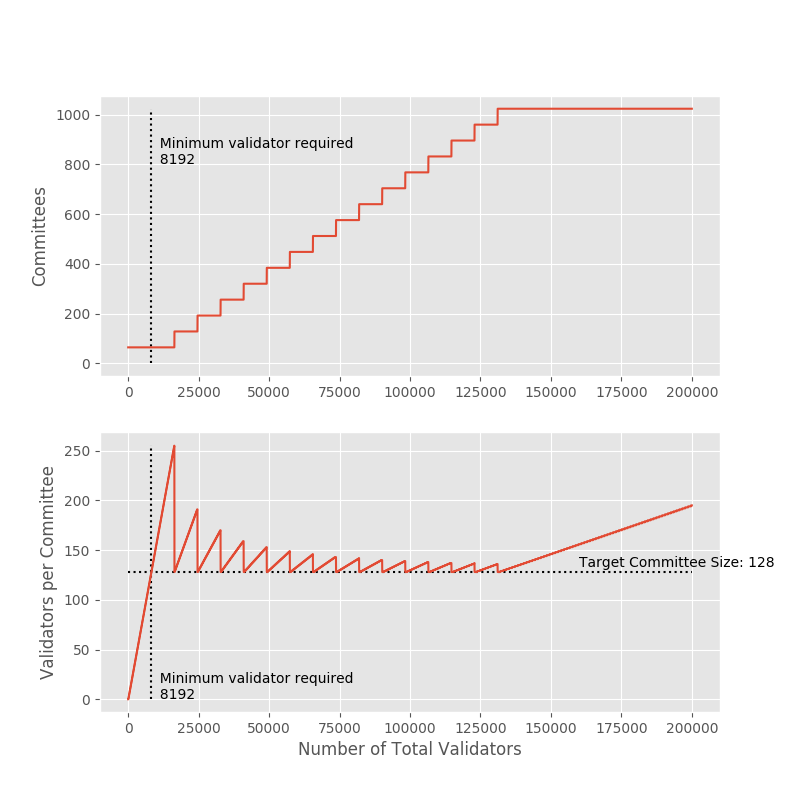

Reproduce this figure in Python.
import matplotlib.pyplot as plt

plt.style.use('ggplot')


SHARD_COUNT = 1024
SLOTS_PER_EPOCH = 64
TARGET_COMMITTEE_SIZE = 128


def get_committee_count(num_validator):
    a = SHARD_COUNT // SLOTS_PER_EPOCH
    b = num_validator // SLOTS_PER_EPOCH // TARGET_COMMITTEE_SIZE
    committees_per_slot = max(1, min(a, b))
    return committees_per_slot * SLOTS_PER_EPOCH


MIN_VALIDATOR = SLOTS_PER_EPOCH * TARGET_COMMITTEE_SIZE

num_validators = list(range(200000))
committee_count = list(map(get_committee_count, num_validators))
committee_size = [v//c for v, c in zip(num_validators, committee_count)]

plt.figure(figsize=(15, 10))
ax = plt.subplot(211)
ax.plot(num_validators,  committee_count)
ax.vlines(MIN_VALIDATOR, ymin=0, ymax=1024, linestyles='dotted')
ax.text(MIN_VALIDATOR, 800, '  Minimum validator required\n  8192')
plt.ylabel('Committees')
ax = plt.subplot(212)
ax.plot(num_validators,  committee_size)
ax.hlines(TARGET_COMMITTEE_SIZE, xmin=1, xmax=len(
    num_validators), linestyles='dotted')
ax.text(len(num_validators)*0.8, TARGET_COMMITTEE_SIZE +
        5, 'Target Committee Size: 128')
ax.vlines(MIN_VALIDATOR, ymin=0, ymax=256, linestyles='dotted')
ax.text(MIN_VALIDATOR, 0, '  Minimum validator required\n  8192')
plt.ylabel('Validators per Committee')
plt.xlabel('Number of Total Validators')

plt.savefig('committee_count.png')